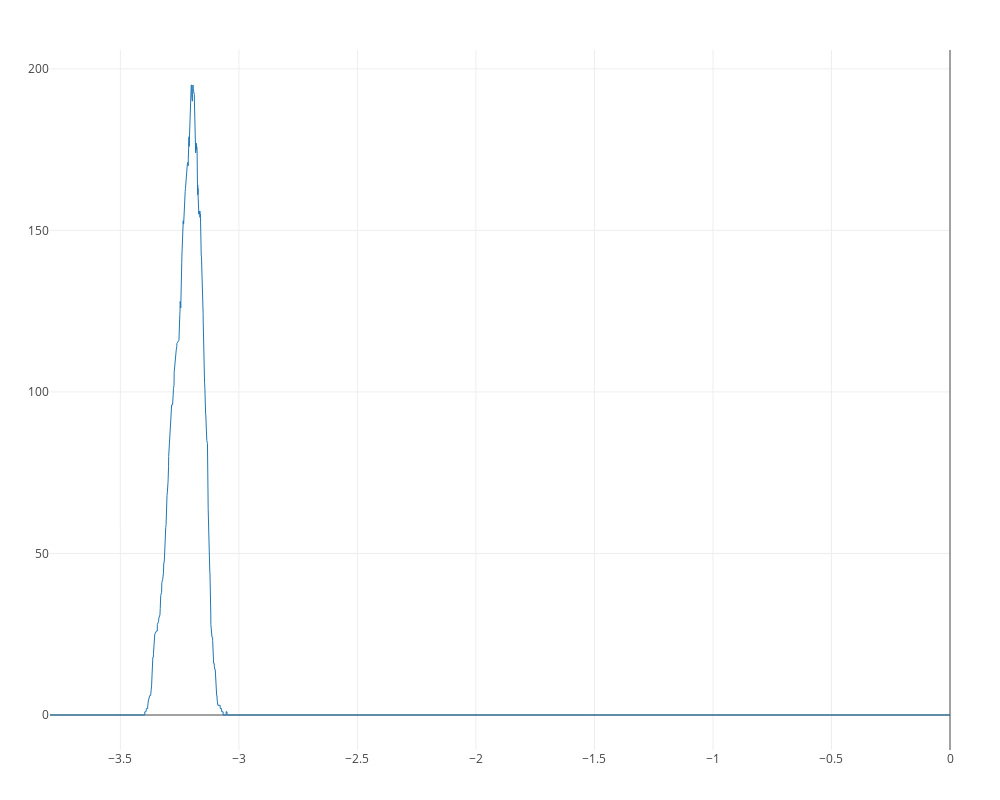

Here is the notebook cell this chart was saved with:
### Code cell
dimen = 1

plot_shuffle = true
plot_geom = !plot_shuffle

plot_betti = true
plot_persistance = false
plot_bar = false

if plot_geom
    if plot_betti
        plotbetticurve_pjs(geom_eirene, dim=dimen)
    elseif plot_persistance
        plotpersistencediagram_pjs(geom_eirene,dim=dimen)
    elseif plot_bar
        plotbarcode_pjs(geom_eirene,dim=dimen)
    end
elseif plot_shuffle
        if plot_betti
        plotbetticurve_pjs(shuffled_eirene, dim=dimen)
    elseif plot_persistance
        plotpersistencediagram_pjs(shuffled_eirene,dim=dimen)
    elseif plot_bar
        plotbarcode_pjs(shuffled_eirene,dim=dimen)
    end
end

### Figure 1 — Plotly figure (JSON) as saved in the notebook; plotly's stock layout.template omitted (floating-point values rounded to 4 significant figures; data arrays with more than 128 entries replaced by an {"elided": "..."} marker saying what was removed)
{"data": [{"line": {"width": 1}, "mode": "line", "type": "scatter", "x": {"elided": "2179 float values"}, "y": {"elided": "2179 int values"}}], "layout": {"height": 800, "hovermode": "closest", "margin": {"b": 50, "l": 50, "r": 50, "t": 50}, "scene": {"aspectmode": "manual", "aspectratio": {"x": 1, "y": 51.36}}, "showlegend": false, "width": 1000}}
